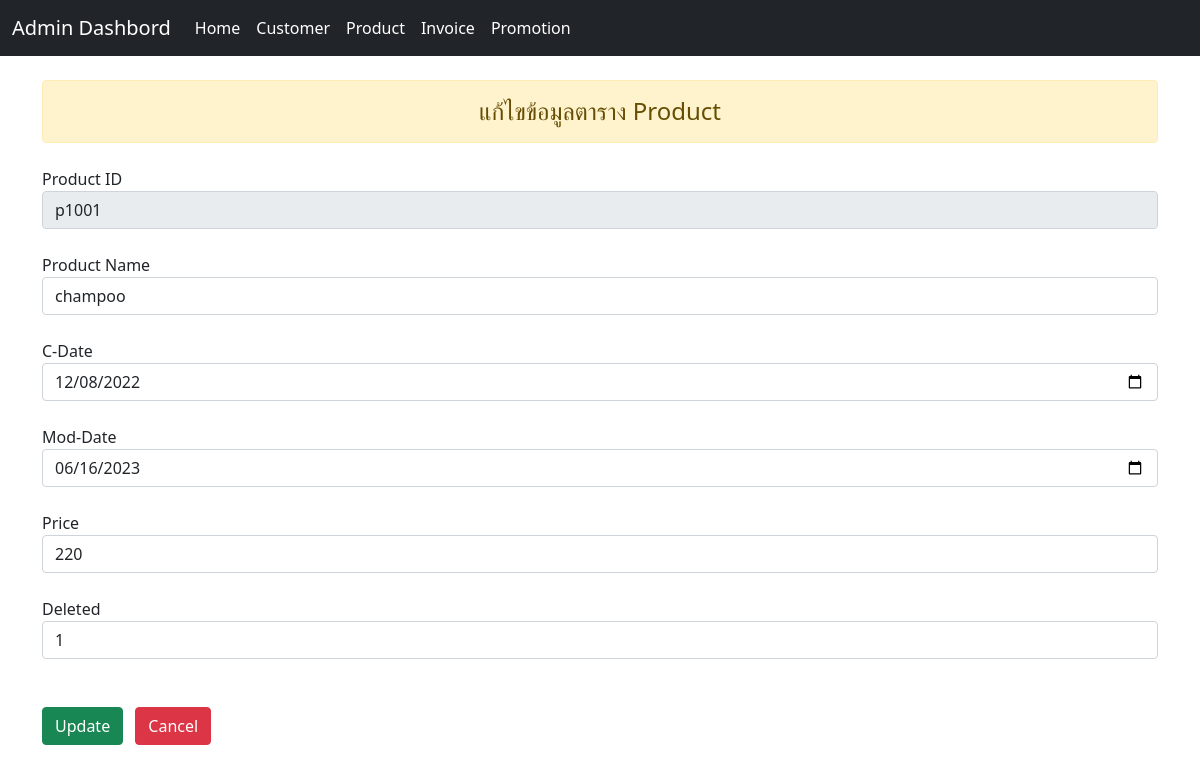
The app's page /admin/edite_product.php?id=p1001 with its own data.
### tables this page shows
CREATE TABLE `product` (
  `product_id` varchar(255) NOT NULL,
  `product_name` varchar(255) NOT NULL,
  `c_date` date NOT NULL,
  `mod_date` date NOT NULL,
  `price` float NOT NULL,
  `deleted` tinyint(1) NOT NULL,
  `image` varchar(255) NOT NULL
);

### admin/edite_product.php (the view, shortened to what this page needs)
<?php
    include 'conndb.php';
    $id = $_GET['id'];
    $sql = "SELECT * FROM product WHERE product_id='$id' ";
    $result = mysqli_query($conn, $sql);
    $row = mysqli_fetch_array($result);
?>
<!DOCTYPE html>
<html lang="en">
<head>
    <link rel="stylesheet" href="../bootstrap/css/bootstrap.min.css">
</head>
<body>
    <?php include 'navbar.php'?>
    <div class="container">
        <div class="h4 text-center alert alert-warning mb-4 mt-4" role="alert">
            แก้ไขข้อมูลตาราง Product
        </div>
        <form action="update_product.php" method="POST">
            <label for="">Product ID</label>
            <input class="form-control mb-4" type="text" name="product_id" value="<?=$row['product_id']?>" readonly>
            <label for="">Product Name</label>
            <input class="form-control mb-4" type="text" name="product_name" value="<?=$row['product_name']?>">
            <label for="">C-Date</label>
            <input class="form-control mb-4" type="date" name="c_date" value="<?=$row['c_date']?>">
            <label for="">Mod-Date</label>
            <input class="form-control mb-4" type="date" name="mod_date" value="<?=$row['mod_date']?>">
            <label for="">Price</label>
            <input class="form-control mb-4" type="text" name="price" value="<?=$row['price']?>">
            <label for="">Deleted</label>
            <input class="form-control mb-4" type="text" name="deleted"  value="<?=$row['deleted']?>">
            <button type="submit" class="btn btn-success mt-4 mb-4">Update</button>
            <button type="submit" class="btn btn-danger ms-2">
                <a class="text-white text-decoration-none" href="product.php">Cancel</a>
            </button>
        </form>
    </div>
</body>
</html>

### records on screen
product: product_id "p1001", product_name "champoo", c_date "12/08/2022", mod_date "06/16/2023", price "220", deleted "1"
